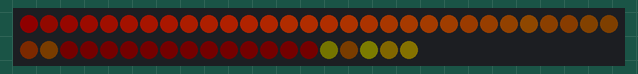
This sketch was run on a simulated Arduino Uno, built with avr-gcc and run on an emulated ATmega328P. Parts: 50 RGB LEDs in strip order, left to right, continuing on the next row. Dim RGB values are drawn brighter than linear.

Above: at 0.45 s.
At 4.67 s:
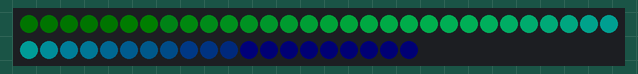
At 9.19 s:
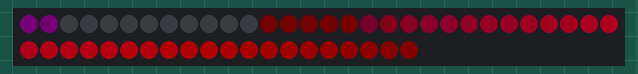
At 20.04 s:
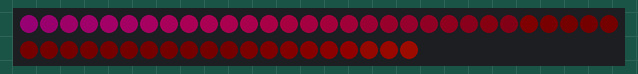
At 29.67 s:
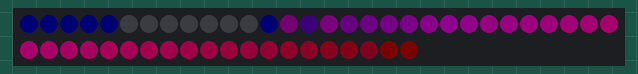
At 39.61 s:
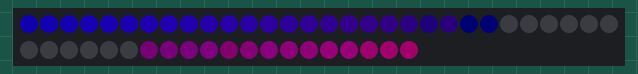

The sketch:

tree.ino
```cpp
#include "FastLED.h"

#define NUM_LEDS 50
#define DATA_PIN 10

CRGB leds[NUM_LEDS];

void setup() {
  FastLED.addLeds<NEOPIXEL, DATA_PIN>(leds, NUM_LEDS);
  FastLED.setMaxPowerInVoltsAndMilliamps(5,100);
}

uint8_t thisdelay = 16;

float hue=0;
float vphase = 0.0;

void loop () {
  EVERY_N_MILLISECONDS(thisdelay) {
    fill();
  }
  FastLED.show();
}

void fill() {
  for (int k=0; k<NUM_LEDS; k++) {
    leds[k] = CHSV(floor(hue)+k, 255, max(32, sin8(vphase + k*float(255.0/NUM_LEDS))));
  }
  if (hue >= 255.0) {
    hue = 0;
  } else {
    hue += 0.4;
  }

  vphase -= 0.2;
}
```
